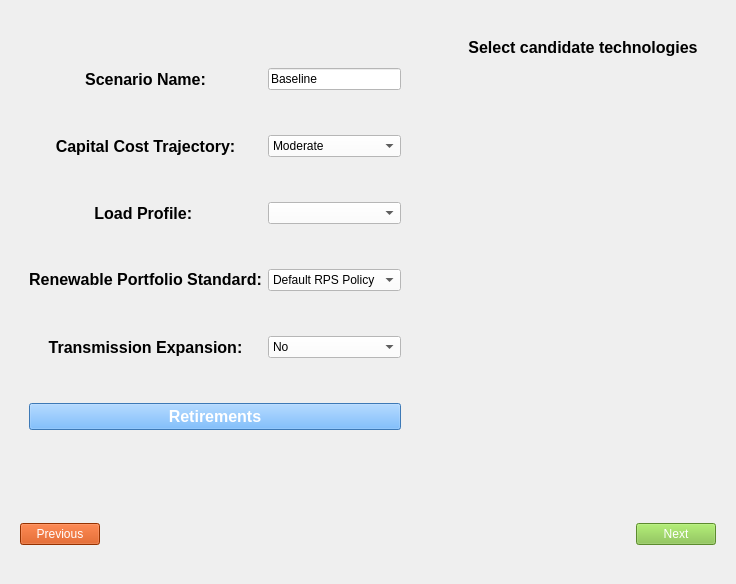
<?xml version="1.0" encoding="UTF-8"?>
<ui version="4.0">
 <class>scenario_builder</class>
 <widget class="QWidget" name="scenario_builder">
  <property name="geometry">
   <rect>
    <x>0</x>
    <y>0</y>
    <width>736</width>
    <height>584</height>
   </rect>
  </property>
  <property name="windowTitle">
   <string>Form</string>
  </property>
  <layout class="QVBoxLayout" name="verticalLayout_2">
   <item>
    <widget class="QFrame" name="frame">
     <property name="frameShape">
      <enum>QFrame::NoFrame</enum>
     </property>
     <property name="frameShadow">
      <enum>QFrame::Raised</enum>
     </property>
     <layout class="QHBoxLayout" name="horizontalLayout_2">
      <item>
       <widget class="QFrame" name="frame_5">
        <property name="sizePolicy">
         <sizepolicy hsizetype="Preferred" vsizetype="Preferred">
          <horstretch>0</horstretch>
          <verstretch>0</verstretch>
         </sizepolicy>
        </property>
        <property name="frameShape">
         <enum>QFrame::NoFrame</enum>
        </property>
        <property name="frameShadow">
         <enum>QFrame::Raised</enum>
        </property>
        <layout class="QGridLayout" name="gridLayout">
         <item row="7" column="0" colspan="2">
          <widget class="QPushButton" name="retirements_button">
           <property name="sizePolicy">
            <sizepolicy hsizetype="Preferred" vsizetype="Fixed">
             <horstretch>0</horstretch>
             <verstretch>0</verstretch>
            </sizepolicy>
           </property>
           <property name="font">
            <font>
             <pointsize>12</pointsize>
             <italic>false</italic>
             <bold>true</bold>
            </font>
           </property>
           <property name="styleSheet">
            <string notr="true">background-color: rgb(85, 170, 255);
color: rgb(255, 255, 255);</string>
           </property>
           <property name="text">
            <string>Retirements</string>
           </property>
          </widget>
         </item>
         <item row="4" column="0">
          <widget class="QLabel" name="label_4">
           <property name="font">
            <font>
             <pointsize>12</pointsize>
             <italic>false</italic>
             <bold>true</bold>
            </font>
           </property>
           <property name="text">
            <string>&lt;html&gt;&lt;head/&gt;&lt;body&gt;&lt;p&gt;Renewable Portfolio Standard:&lt;/p&gt;&lt;/body&gt;&lt;/html&gt;</string>
           </property>
           <property name="alignment">
            <set>Qt::AlignCenter</set>
           </property>
          </widget>
         </item>
         <item row="0" column="0">
          <widget class="QLabel" name="label_6">
           <property name="font">
            <font>
             <pointsize>12</pointsize>
             <italic>false</italic>
             <bold>true</bold>
            </font>
           </property>
           <property name="text">
            <string>Scenario Name:</string>
           </property>
           <property name="alignment">
            <set>Qt::AlignCenter</set>
           </property>
          </widget>
         </item>
         <item row="2" column="0">
          <widget class="QLabel" name="label_2">
           <property name="font">
            <font>
             <pointsize>12</pointsize>
             <italic>false</italic>
             <bold>true</bold>
            </font>
           </property>
           <property name="text">
            <string>Capital Cost Trajectory:</string>
           </property>
           <property name="alignment">
            <set>Qt::AlignCenter</set>
           </property>
          </widget>
         </item>
         <item row="0" column="1">
          <widget class="QLineEdit" name="lineEdit">
           <property name="styleSheet">
            <string notr="true">background-color: rgb(255, 255, 255);</string>
           </property>
           <property name="text">
            <string>Baseline</string>
           </property>
          </widget>
         </item>
         <item row="0" column="2">
          <spacer name="horizontalSpacer_2">
           <property name="orientation">
            <enum>Qt::Horizontal</enum>
           </property>
           <property name="sizeHint" stdset="0">
            <size>
             <width>40</width>
             <height>20</height>
            </size>
           </property>
          </spacer>
         </item>
         <item row="2" column="1">
          <widget class="QComboBox" name="capital_cost_box">
           <property name="styleSheet">
            <string notr="true">background-color: rgb(255, 255, 255);</string>
           </property>
           <item>
            <property name="text">
             <string>Moderate</string>
            </property>
           </item>
           <item>
            <property name="text">
             <string>High</string>
            </property>
           </item>
           <item>
            <property name="text">
             <string>Low</string>
            </property>
           </item>
          </widget>
         </item>
         <item row="5" column="0">
          <widget class="QLabel" name="label">
           <property name="font">
            <font>
             <pointsize>12</pointsize>
             <italic>false</italic>
             <bold>true</bold>
            </font>
           </property>
           <property name="text">
            <string>Transmission Expansion:</string>
           </property>
           <property name="alignment">
            <set>Qt::AlignCenter</set>
           </property>
          </widget>
         </item>
         <item row="3" column="0">
          <widget class="QLabel" name="label_3">
           <property name="font">
            <font>
             <pointsize>12</pointsize>
             <italic>false</italic>
             <bold>true</bold>
            </font>
           </property>
           <property name="text">
            <string>Load Profile: </string>
           </property>
           <property name="alignment">
            <set>Qt::AlignCenter</set>
           </property>
          </widget>
         </item>
         <item row="4" column="1">
          <widget class="QComboBox" name="rps_box">
           <property name="styleSheet">
            <string notr="true">background-color: rgb(255, 255, 255);</string>
           </property>
           <item>
            <property name="text">
             <string>Default RPS Policy</string>
            </property>
           </item>
           <item>
            <property name="text">
             <string>Create New...</string>
            </property>
           </item>
          </widget>
         </item>
         <item row="3" column="1">
          <widget class="QComboBox" name="load_profile_box">
           <property name="styleSheet">
            <string notr="true">background-color: rgb(255, 255, 255);</string>
           </property>
          </widget>
         </item>
         <item row="5" column="1">
          <widget class="QComboBox" name="transmission_box">
           <property name="styleSheet">
            <string notr="true">background-color: rgb(255, 255, 255);</string>
           </property>
           <item>
            <property name="text">
             <string>No</string>
            </property>
           </item>
           <item>
            <property name="text">
             <string>Yes</string>
            </property>
           </item>
          </widget>
         </item>
        </layout>
       </widget>
      </item>
      <item>
       <widget class="QFrame" name="frame_3">
        <property name="frameShape">
         <enum>QFrame::NoFrame</enum>
        </property>
        <property name="frameShadow">
         <enum>QFrame::Raised</enum>
        </property>
        <layout class="QVBoxLayout" name="verticalLayout">
         <item>
          <widget class="QFrame" name="frame_6">
           <property name="sizePolicy">
            <sizepolicy hsizetype="Preferred" vsizetype="Fixed">
             <horstretch>0</horstretch>
             <verstretch>0</verstretch>
            </sizepolicy>
           </property>
           <property name="frameShape">
            <enum>QFrame::NoFrame</enum>
           </property>
           <property name="frameShadow">
            <enum>QFrame::Raised</enum>
           </property>
           <layout class="QVBoxLayout" name="verticalLayout_5">
            <item>
             <widget class="QLabel" name="label_13">
              <property name="font">
               <font>
                <pointsize>12</pointsize>
                <bold>true</bold>
               </font>
              </property>
              <property name="text">
               <string>Select candidate technologies</string>
              </property>
              <property name="alignment">
               <set>Qt::AlignCenter</set>
              </property>
             </widget>
            </item>
           </layout>
          </widget>
         </item>
         <item>
          <widget class="QFrame" name="tech_frame">
           <property name="frameShape">
            <enum>QFrame::NoFrame</enum>
           </property>
           <property name="frameShadow">
            <enum>QFrame::Raised</enum>
           </property>
           <layout class="QVBoxLayout" name="tech_frame_layout"/>
          </widget>
         </item>
        </layout>
       </widget>
      </item>
     </layout>
    </widget>
   </item>
   <item>
    <widget class="QFrame" name="frame_4">
     <property name="sizePolicy">
      <sizepolicy hsizetype="Preferred" vsizetype="Fixed">
       <horstretch>0</horstretch>
       <verstretch>0</verstretch>
      </sizepolicy>
     </property>
     <property name="frameShape">
      <enum>QFrame::NoFrame</enum>
     </property>
     <property name="frameShadow">
      <enum>QFrame::Raised</enum>
     </property>
     <layout class="QHBoxLayout" name="horizontalLayout">
      <item>
       <widget class="QPushButton" name="previous_button">
        <property name="sizePolicy">
         <sizepolicy hsizetype="Preferred" vsizetype="Fixed">
          <horstretch>0</horstretch>
          <verstretch>0</verstretch>
         </sizepolicy>
        </property>
        <property name="styleSheet">
         <string notr="true">background-color: rgb(208, 69, 0);
color: rgb(255, 255, 255);
font: 700 12pt &quot;Segoe UI&quot;;</string>
        </property>
        <property name="text">
         <string>Previous</string>
        </property>
       </widget>
      </item>
      <item>
       <spacer name="horizontalSpacer_3">
        <property name="orientation">
         <enum>Qt::Horizontal</enum>
        </property>
        <property name="sizeHint" stdset="0">
         <size>
          <width>40</width>
          <height>20</height>
         </size>
        </property>
       </spacer>
      </item>
      <item>
       <widget class="QLabel" name="label_5">
        <property name="minimumSize">
         <size>
          <width>500</width>
          <height>60</height>
         </size>
        </property>
        <property name="styleSheet">
         <string notr="true">image: url(:/logos/images/logo/scenario_icon.png);</string>
        </property>
        <property name="text">
         <string/>
        </property>
       </widget>
      </item>
      <item>
       <spacer name="horizontalSpacer">
        <property name="orientation">
         <enum>Qt::Horizontal</enum>
        </property>
        <property name="sizeHint" stdset="0">
         <size>
          <width>40</width>
          <height>20</height>
         </size>
        </property>
       </spacer>
      </item>
      <item>
       <widget class="QPushButton" name="next_button">
        <property name="sizePolicy">
         <sizepolicy hsizetype="Preferred" vsizetype="Fixed">
          <horstretch>0</horstretch>
          <verstretch>0</verstretch>
         </sizepolicy>
        </property>
        <property name="styleSheet">
         <string notr="true">background-color: rgb(129, 194, 65);
color: rgb(255, 255, 255);
font: 700 12pt &quot;Segoe UI&quot;;</string>
        </property>
        <property name="text">
         <string>Next</string>
        </property>
       </widget>
      </item>
     </layout>
    </widget>
   </item>
  </layout>
 </widget>
 <resources>
  <include location="../../resources.qrc"/>
 </resources>
 <connections/>
</ui>
